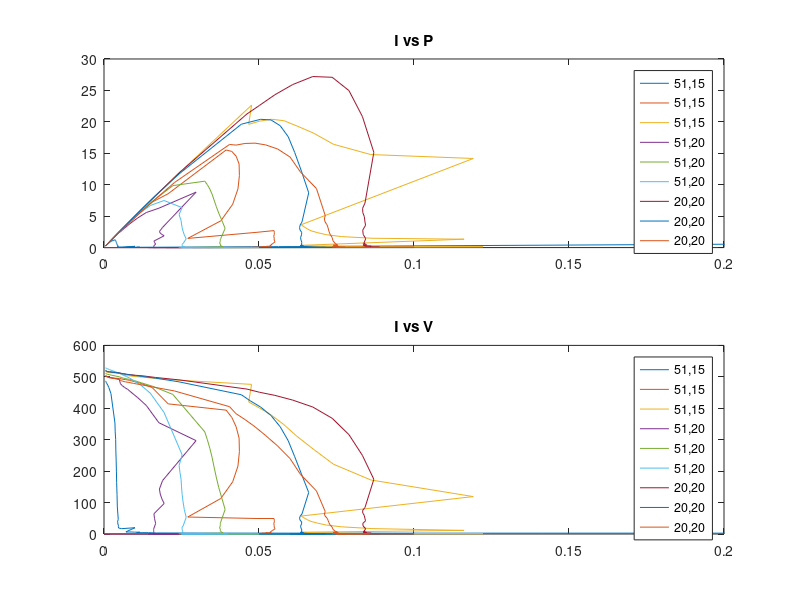

This figure's MATLAB source:
close all
clear

res = [999999 899999 799999 699999 599999 499999 399999 299999 199999 99999 89999 79999 69999 59999 49999 39999 29999 19999 9999 8999 7999 6999 5999 4999 3999 2999 1999 999 899 799 699 599 499 399 299 199 99 89 79 69 59 49 39 29 19 9 8 7 6 5 4 3 2 1 0];

%--------------------------------------------------------------------------
%w 5 measurements, airampo

%stora b?garen
%mV, 999 999 - 0 Ohm
aC1_V = 200;
aC2_V = [600 600 530 530 529 529 529 528 528 527 526 522 521 520 518 517 515 513 509 507 497 486 443 431 418 401 377 343 297 232 160 073 064 057 49.1 40.6 32.5 24.4 16.2 8.0 7.2 6.4 5.6 4.7 3.9 3.0 2.2 1.4 0.6 0.4 0.3 0.3 0.2 0.1 0];

aB1_V = [402 402 396 393 388 385 374 374 363 358 349 336 330 323 316 306 296 287 286 282 283 284 282 192 073 052 026 023 021 19.7 17.0 14.2 8.7 5.8 2.8 2.5 2.2 1.9 1.6 1.3 1.0 0.7 0.4 0.1 0.1 0 0 0 0 0 0 0 0 0 0];
aB2_V = 490;
aB3_V = [566 566 564 563 561 559 557 555 553 550 547 540 539 533 527 522 516 509 498 474 402 374 340 310 276 235 193 149 101 48.5 43.6 38.6 33.5 28.6 23.5 18.9 14.0 9.2 4.5 4.0 3.5 3.1 2.6 2.1 1.6 1.2 0.7 0.3 0.2 0.2 0.1 0.1 0 0 0];

aC2_I = aC2_V./res;
aB1_I = aB1_V./res;
aB3_I = aB3_V./res;

% figure
% plot(aC2_I, aC2_V, aB1_I, aB1_V, aB3_I, aB3_V);
% legend('2C', '1B', '3B')
% title('1st airampo 2C 1B 3B')


%------------------------------------------------------------------------------------------------------
%------------------------------------------------------------------------------------------------------

%w 6 monday

%airampo, mV
aBprim1_V = [538 538 540 539 540 539 539 538 538 536 534 530 529 526 524 521 517 510 496 431 421 406 388 366 325 385 227 157 119 97 82 68 54 41 27 14 13 12 11 9 8 7 6 5 3 2 1 0.9 0.8 0.7 0.6 0.5 0.4 0.2 0];
aBprim1_I = aBprim1_V./res;
aBprim2_V = [612 612 610 609 609 608 607 606 605 604 603 601 600 598 597 595 593 589 583 564 559 552 545 535 521 500 565 389 201 175 155 135 115 105 56 37 19 17 14 12 10.5 8.6 7.0 5.1 4.0 2.0 1.5 1.3 1.1 0.9 0.7 0.6 0.4 0.2 0];
aBprim2_I = aBprim2_V./res;

aCprim1_V = [602 602 602 602 602 601 600 598 594 591 587 585 584 581 576 571 563 545 497 582 466 444 415 392 342 270 189 92.0 80.0 72.0 62.9 53.0 42.8 36.7 25.5 17.7 8.8 7.0 6.8 6.0 5.0 4.3 3.3 2.5 1.7 0.9 0.6 0.6 0.5 0.4 0.3 0.2 0.1 0 0];
aCprim1_I = aCprim1_V./res;
%felk?lla beh?vde s?tta p? silver 2ggr
aCprim2_V = [562 562 445 444 442 429 412 413 400 395 381 377 375 370 372 365 360 354 343 292 278 266 255 237 217 185 141 80 73.6 66.0 58.8 50.3 41.8 33.6 25.6 16.8 8.3 7.5 6.6 5.6 4.8 4.0 3.1 2.4 1.5 0.7 0.6 0.5 0.5 0.4 0.3 0.2 0.1 0 0];
aCprim2_V = aCprim2_V./res;

% figure
% subplot(2, 1, 1)
% plot(aBprim1_I, aBprim1_V, aBprim2_I, aBprim2_V)
% title('2nd airampo 1B 2B')
% xlim([0 0.55])
% legend('1', '2')
% subplot(2, 1, 2)
% plot(aCprim1_I, aCprim1_V, aCprim2_V, aCprim2_V)
% title('2nd airampo 1C 2C')
% xlim([0 0.55])
% legend('1', '2')


% %black maize ------------------------------------------------------------
%1:1
mX1_V = [516 516 511 509 506 504 502 500 496 491 477 467 463 455 447 437 423 401 365 270 204 183 161 142 122 99 77.0 53.8 25.5 22.1 19.2 17.1 13.6 11.4 8.8 6.5 4.3 2.1 1.9 1.6 1.4 1.2 0.9 0.7 0.5 0.3 0.2 0.1 0.1 0 0 0 0 0 0];
mX1_I = mX1_V./res;
mX2_V = [557 557 557 557 556 555 555 554 552 551 550 549 548 546 545 544 541 535 522 517 512 507 500 487 472 439 363 179 160 149 127 108 90.9 72.0 54.1 36.5 18.2 16.2 14.3 12.3 10.5 9.0 7.2 5.3 3.5 1.7 1.4 1.3 1.1 0.9 0.8 0.5 0.2 0.1 0];
mX2_I = mX2_V./res;

%2:1
mY1_V = [525 525 525 525 525 525 525 525 525 522 521 521 521 520 519 518 517 516 511 499 495 491 486 481 474 463 444 412 275 246 218 187 157 124 93 61 31 27 24 20 17.6 14.7 12.0 8.6 5.7 2.7 2.5 2.1 1.8 1.5 1.2 0.9 0.6 0.3 0];
mY1_I = mY1_V./res;
mY2_V = [584 584 584 583 583 583 582 581 581 580 576 575 574 571 571 569 567 562 553 530 520 512 501 488 467 435 280 177 123 113 98.7 85.1 69.4 55.2 41.3 27.0 13.9 12.5 10.7 9.4 7.9 6.6 5.3 3.9 2.6 1.2 1.1 1.0 0.8 0.7 0.6 0.4 0.3 0.2 0];
mY2_I = mY2_V./res;

%4:1
%m?ngden majs f?r andra m?tningen
mZ1_V = [536 536 536 535 535 534 534 533 532 531 530 528 528 527 525 524 522 519 510 506 502 497 492 486 475 460 428 307 277 246 219 186 157 134 94.2 63.5 32.2 28.8 25.3 22.3 19.0 15.7 12.6 9.4 6.1 2.8 2.5 2.3 1.9 1.6 1.3 0.9 0.6 0.2 0];
mZ1_I = mZ1_V./res;
mZ2_V = [530 530 528 529 528 527 526 526 525 524 523 522 521 510 519 517 516 513 504 501 499 496 492 486 478 463 437 336 307 280 247 210 177 142 108 71.4 35.0 31.3 27.6 24.0 21.5 18.6 13.0 10.1 6.6 3.1 2.8 2.5 2.1 1.8 1.4 1.1 0.7 0.4 0];
mZ2_I = mZ2_V./res;

%1:1
%mer majs ?n 2a, 15:15 ist?llet f?r 10:10
mXs1_V = [531 531 531 530 530 530 529 528 527 526 525 523 522 521 519 517 515 514 504 501 497 492 486 479 470 456 422 299 274 241 215 192 160 127 95.2 63.0 31.6 28.2 25.4 21.6 19.1 16.0 12.6 9.3 6.1 2.9 2.5 2.2 1.9 1.6 1.3 1.0 0.7 0.4 0];
mXs1_I = mXs1_V./res;
mXs2_V = [554 554 553 552 552 552 551 550 549 548 546 545 544 543 542 540 538 535 529 513 507 502 494 485 470 450 401 298 174 146 132 114 98 81 67.5 50.5 33.7 17.0 14.6 12.9 11.2 9.7 8.2 6.5 4.7 3.1 1.4 1.3 1.1 0.9 0.8 0.7 0.5 0.3 0];
mXs2_I = mXs2_V./res;

%? = w
%2:1, 15:7,5g
mYs1_V = [520 520 519 520 520 519 519 519 518 517 517 517 516 516 515 514 511 507 494 490 486 481 475 465 450 427 381 249 227 206 180 158 135 111 85.4 58.0 29.0 25.5 22.5 19.6 16.6 13.7 10.9 8.1 5.1 2.5 2.1 1.9 1.6 1.3 1.1 0.8 0.5 0.2 0];
mYs1_I = mYs1_V./res;
%ljus glappar
mYs2_V = [547 547 546 546 544 544 543 542 541 540 538 537 535 534 533 532 530 527 522 506 502 496 491 485 474 456 425 356 186 167 149 130 112 93.6 75.0 55.7 37.1 18.6 16.6 14.7 12.8 11.0 9.1 7.1 5.4 3.5 1.7 1.5 1.3 1.1 0.9 0.6 0.4 0.2 0];
mYs2_I = mYs2_V./res;

% figure
% subplot(5, 1, 1)
% plot(mX1_I, mX1_V, mX2_I, mX2_V)
% title('1st maize X')
% xlim([0 0.35])
% legend('1', '2')
% subplot(5, 1, 2)
% plot(mY1_I, mY1_V, mY2_I, mY2_V)
% title('1st maize Y')
% xlim([0 0.35])
% legend('1', '2')
% subplot(5, 1, 3)
% plot(mZ1_I, mZ1_V, mZ2_I, mZ2_V)
% title('1st maize Z')
% xlim([0 0.35])
% legend('1', '2')
% subplot(5, 1, 4)
% plot(mV1_I, mV1_V, mV2_I, mV2_V)
% title('1st maize V')
% xlim([0 0.35])
% legend('1', '2')
% subplot(5, 1, 5)
% plot(mW1_I, mW1_V, mW2_I, mW2_V)
% title('1st maize W')
% xlim([0 0.35])
% legend('1', '2')


%------------------------------------------------------------------------------------------------------
%------------------------------------------------------------------------------------------------------
%10/02
%3e m?tningen, majs och kanske airampo med polymer sen

%4 majs

%1:1 - en kvar
%m111_V = [366];
%m112_V = [150];
%ngt ?r fel - oklart vad
%m?ste ha f?rsk majs?
%elektrolyten ?r f?r gammal?
m113_V = [561 561 561 560 558 557 556 555 552 549 547 546 545 544 541 539 536 531 517 511 506 499 490 478 459 423 342 175 155 140 120 105 87 68 53 37 18 16 15 12.3 10.5 8.6 6.8 5.3 3.4 1.6 1.4 1.3 1.1 0.9 0.8 0.6 0.4 0.2 0];
m113_I = m113_V./res;

%2:1 - en kvar
%2 m?tna med d?liga utrustningen
m212_V = [550 550 548 547 545 545 544 543 541 549 539 537 536 535 534 533 531 528 521 518 516 512 508 502 494 480 451 348 325 298 265 230 181 142 111 76.2 42.0 37.1 33.3 29.1 25.1 20.7 16.6 12.3 8.1 3.9 3.5 3.1 2.6 2.2 1.8 1.3 0.9 0.5 0];
m212_I = m212_V./res;

%4:1
m411_V = []; %fuckad
m412_V = [615 615 614 614 613 612 611 610 609 607 606 604 603 601 600 597 593 588 570 563 557 549 539 523 498 448 335 166 146 130 113 97.4 81.4 66.5 48.8 32.3 16.2 14.5 12.8 11.2 9.6 8.0 6.3 4.7 3.1 1.5 1.3 1.2 1.0 0.8 0.7 0.6 0.4 0.2 0];
m412_I = m412_V./res;
m413_V = []; %rispad

%5:1
m511_V = [568 568 567 566 565 565 563 561 559 557 553 552 551 548 547 544 541 539 536 530 515 506 500 490 480 463 437 385 293 162 145 128 113 98.7 83.6 67.1 51.3 35.0 18.0 16.2 14.4 12.4 10.6 8.9 7.0 5.2 3.4 1.4 1.3 1.0 0.9 0.7 0.5 0.3 0];
m511_I = m511_V./res;
m512_V = [609 609 608 608 607 606 606 604 603 602 600 599 596 595 592 591 588 583 571 565 561 555 547 537 523 495 423 222 198 175 153 131 109 87.8 66.2 44.0 22.0 19.6 17.4 15.1 13.0 11.1 8.5 6.3 4.1 1.9 1.7 1.5 1.2 1.0 0.8 0.6 0.4 0.2 0];
m512_I = m512_V./res;
m513_V = []; %f?r l?g, 10mV h?gsta med bra m?tutrustning

%10:1
m1011_V = [620 620 620 620 620 619 618 617 616 614 612 611 610 609 607 605 602 597 581 575 570 563 555 543 523 491 412 215 190 170 150 128 106 85.0 63.6 42.1 20.9 18.6 16.6 14.3 12.2 10.1 8.0 6.0 3.9 1.9 1.6 1.4 1.2 1.0 0.8 0.6 0.4 0.2 0];
m1011_I = m1011_V./res;
m1012_V = [578 578 577 576 575 574 573 572 571 570 569 568 567 566 565 564 562 558 545 542 539 535 530 523 515 495 454 287 262 235 206 176 148 119 90.2 60.2 29.6 26.6 23.5 20.6 17.6 14.6 11.6 8.6 5.6 2.6 2.3 2.0 1.7 1.5 1.1 0.9 0.6 0.3 0];
m1012_I = m1012_V./res;
m1013_V = [589 589 589 589 588 588 587 587 586 585 584 582 581 579 578 576 574 572 568 562 545 537 530 521 510 492 460 404 306 165 147 132 117 101 85.0 68.4 51.6 34.9 16.0 14.2 12.3 10.6 8.8 7.0 5.2 3.4 1.6 1.5 1.3 1.1 0.9 0.7 0.5 0.4 0];
m1013_I = m1013_V./res; %hade 52 m?tpukter - la till 2 589 i b?rjan


m113_P = m113_V.*m113_I;
mX1_P = mX1_V.*mX1_I;
mX2_P = mX2_V.*mX2_I;
mXs1_P = mXs1_V.*mXs1_I;
mXs2_P = mXs2_V.*mXs2_I;
m212_P = m212_V.*m212_I;
mY1_P = mY1_V.*mY1_I;
mY2_P = mY2_V.*mY2_I;
mYs1_P = mYs1_V.*mYs1_I;
mYs2_P = mYs2_V.*mYs2_I;
m412_P = m412_V.*m412_I;
mZ1_P = mZ1_V.*mZ1_I;
mZ2_P = mZ2_V.*mZ2_I;
m511_P = m511_V.*m511_I;
m512_P = m512_V.*m512_I;
m1011_P = m1011_V.*m1011_I;
m1012_P = m1012_V.*m1012_I;
m1013_P = m1013_V.*m1013_I;

%27/2 -----------------------------------------------------
%sista omgangen mata majs, bestamma konc
%----------------------------------------------------------

%4.3-5V i grund?
%from 2.59 p?hittat pga m?tfel
m511_15_V = [487 486 485 483 481 478 474 466 447 353 325 301 267 235 200 163 126 86 46 39 36 31 28 23 19 17 20 7.12 6.35 6.43 6.33 5.91 5.76 4.19 4.30 3.37 3.03 2.96 2.89 2.85 2.81 2.76 2.72 2.70 2.69 2.66 2.56 2.0 1.71 1.21 1.0 1.0 0.7 0.3 0];
m511_15_I = m511_15_V./res;
m511_15_P = m511_15_V.*m511_15_I;
m512_15_V = [501 501 501 501 500 500 500 499 496 495 494 492 491 489 485 479 466 414 394 371 341 305 262 216 166 113 54 49.3 49.3 43.9 38.4 32.8 27.4 21.9 16.5 10.8 5.3 4.8 4.2 3.6 3.1 2.5 2.0 1.4 0.9 0.3 0.3 0.2 0.2 0.1 0.1 0 0 0 0];
m512_15_I = m512_15_V./res;
m512_15_P = m512_15_V.*m512_15_I;
m513_15_V = [517 517 516 515 515 514 514 513 513 511 508 506 504 503 501 499 495 489 476 420 401 378 348 311 270 222 172 119 57.2 51.5 45.8 40.0 34.4 28.6 22.9 17.2 11.5 5.7 5.1 4.6 4.0 3.4 2.9 2.3 1.7 1.1 0.6 0.5 0.4 0.3 0.3 0.2 0.1 0.1 0];
m513_15_I = m513_15_V./res;
m513_15_P = m513_15_V.*m513_15_I;
m514_15_V = [];
%m514_15_I = m514_15_V./res;
%m514_15_P = m514_15_V.*m514_15_I;

m511_20_V = [504 504 504 503 502 501 500 499 497 492 478 472 466 460 449 434 409 354 297 170 143 127 112 97.0 64.4 48.9 33.3 16.0 14.4 12.8 11.2 9.6 8.0 6.4 4.8 3.2 1.6 1.4 1.3 1.1 1.0 0.8 0.7 0.5 0.3 0.2 0.2 0.1 0.1 0.1 0.1 0.1 0.1 0 0];
m511_20_I = m511_20_V./res;
m511_20_P = m511_20_V.*m511_20_I;
m512_20_V = [512 511 510 510 509 508 508 507 505 500 498 496 494 492 488 481 470 444 325 300 273 244 213 181 148 114 78.1 37.6 33.7 30 26.2 22.4 18.6 15.0 11.2 7.5 3.8 3.4 3.0 2.6 1.9 1.5 1.1 0.7 0.5 0.4 0.3 0.3 0.3 0.2 0.2 0.1 0.1 0.1 0];
m512_20_I = m512_20_V./res;
m512_20_P = m512_20_V.*m512_20_I;
m513_20_V = [529 528 528 527 526 526 525 523 520 511 508 505 501 496 487 474 448 387 252 218 196 174 150 126 102 77.7 53.0 25.5 22.7 20.1 17.6 15.1 12.6 10.1 7.6 5.0 2.5 2.3 2.0 1.8 1.5 1.3 1.0 0.8 0.5 0.3 0.2 0.2 0.2 0.2 0.1 0.1 0.1 0.1 0];
m513_20_I = m513_20_V./res;
m513_20_P = m513_20_V.*m513_20_I;
m514_20_V = [];
%m514_20_I = m514_20_V./res;
%m514_20_P = m514_20_V.*m514_20_I;
%m515_20_V = [];
%m515_20_I = m515_20_V./res;
%m515_20_P = m515_20_V.*m515_20_I;

m511_25_V = [];
%m511_25_I = m511_25_V./res;
%m511_25_P = m511_25_V.*m511_25_I;
m512_25_V = [];
%m512_25_I = m512_25_V./res;
%m512_25_P = m512_25_V.*m512_25_I;
m513_25_V = [];
%m513_25_I = m513_25_V./res;
%m513_25_P = m513_25_V.*m513_25_I;

m1011_25_V = [];
%m1011_25_I = m1011_25_V./res;
%m1011_25_P = m1011_25_V.*m1011_25_I;
m1012_25_V = [];
%m1012_25_I = m1012_25_V./res;
%m1012_25_P = m1012_25_V.*m1012_25_I;
m1013_25_V = [];
%m1013_25_I = m1013_25_V./res;
%m1013_25_P = m1013_25_V.*m1013_25_I;

m2011_25_V = [520 520 519 518 518 517 517 516 515 512 511 510 508 507 505 503 498 490 461 451 441 426 404 368 316 250 174 84.1 75.0 66.7 58.7 50.4 42.1 33.3 25.0 16.8 8.3 7.5 6.6 5.8 5.0 4.1 3.3 2.5 1.6 0.8 0.7 0.6 0.5 0.5 0.4 0.3 0.2 0.1 0];
m2011_25_I = m2011_25_V./res;
m2011_25_P = m2011_25_V.*m2011_25_I;
m2012_25_V = [520 519 519 519 518 517 516 516 515 512 ...
    510 509 508 506 504 501 496 484 443 ...
    424 404 377 341 297 246 191 132 63.8 ...
    56.9 50.4 44.2 38.2 31.8 25.3 19.0 12.7 6.3 ...
    5.7 5.0 4.4 3.8 3.1 2.5 1.9 1.2 0.6 ...
    0.5 0.5 0.4 0.3 0.3 0.2 0.1 0.1 0];
m2012_25_I = m2012_25_V./res;
m2012_25_P = m2012_25_V.*m2012_25_I;
m2013_25_V = [503 502 502 501 501 500 499 497 496 492 ...
    488 486 484 482 479 475 468 455 405 ...
    383 364 341 313 280 240 190 137 71.3 ...
    63.9 57.0 50.3 43.3 36.2 29.1 22.0 14.7 7.4 ...
    6.7 5.9 5.1 4.4 3.7 2.9 2.2 1.4 0.7 ...
    0.6 0.6 0.5 0.4 0.3 0.3 0.2 0.1 0];
m2013_25_I = m2013_25_V./res;
m2013_25_P = m2013_25_V.*m2013_25_I;


figure
%5:1
subplot(2, 1, 1)
plot(m511_15_I, m511_15_P, m512_15_I, m512_15_P, m513_15_I, m513_15_P, ...
    m511_20_I, m511_20_P, m512_20_I, m512_20_P, m513_20_I, m513_20_P, ...
    m2011_25_I, m2011_25_P, m2012_25_I, m2012_25_P, m2013_25_I, m2013_25_P)
legend('51,15', '51,15', '51,15', '51,20', '51,20', '51,20', '20,20', '20,20', '20,20')
xlim([0 0.2])
title('I vs P')

subplot(2, 1, 2)
plot(m511_15_I, m511_15_V, m512_15_I, m512_15_V, m513_15_I, m513_15_V, ...
    m511_20_I, m511_20_V, m512_20_I, m512_20_V, m513_20_I, m513_20_V, ...
    m2011_25_I, m2011_25_V, m2012_25_I, m2012_25_V, m2013_25_I, m2013_25_V)
xlim([0 0.2])
title('I vs V')
legend('51,15', '51,15', '51,15', '51,20', '51,20', '51,20', '20,20', '20,20', '20,20')

% figure
% subplot(5, 2, 1)
% plot(m113_I, m113_V) %mY1_I, mY1_V, mY2_I, mY2_V, 
% title('1st + 2nd maize 1:1')
% xlim([0 0.55])
% ylim([0 700])
% legend('Y1', 'Y2', '1:1')
% subplot(5, 2, 3)
% plot(m212_I, m212_V)
% title('2nd maize 2:1')
% xlim([0 0.55])
% ylim([0 700])
% %legend('Y1', 'Y2', '1.1')
% subplot(5, 2, 5)
% plot(m412_I, m412_V) %mZ1_I, mZ1_V, mZ2_I, mZ2_V, 
% title('1st + 2nd maize 4:1')
% xlim([0 0.55])
% ylim([0 700])
% legend('1Z', '2Z', '1')
% subplot(5, 2, 7)
% plot(m511_I, m511_V, m512_I, m512_V) %en f?r d?lig
% title('2nd maize 5:1')
% xlim([0 0.55])
% ylim([0 700])
% subplot(5, 2, 9)
% plot(m1011_I, m1011_V, m1012_I, m1012_V, m1013_I, m1013_V)
% title('2nd maize 10:1')
% xlim([0 0.55])
% ylim([0 700])
% subplot(5, 2, 2)
% plot(mX1_I, mX1_V, mX2_I, mX2_V)
% title('1st maize X')
% xlim([0 0.55])
% ylim([0 700])
% legend('1', '2')
% subplot(5, 2, 4)
% plot(mY1_I, mY1_V, mY2_I, mY2_V)
% title('1st maie Y')
% xlim([0 0.55])
% ylim([0 700])
% legend('1', '2')
% subplot(5, 2, 6)
% plot(mZ1_I, mZ1_V, mZ2_I, mZ2_V)
% title('1st maize Z')
% xlim([0 0.55])
% ylim([0 700])
% legend('1', '2')
% subplot(5, 2, 8)
% plot(mV1_I, mV1_V, mV2_I, mV2_V)
% title('1st maize V')
% xlim([0 0.55])
% ylim([0 700])
% legend('1', '2')
% subplot(5, 2, 10)
% plot(mW1_I, mW1_V, mW2_I, mW2_V)
% title('1st maize W')
% xlim([0 0.55])
% ylim([0 700])
% legend('1', '2')

% figure
% subplot(5, 1, 1)
% plot(m113_I, m113_V, mX1_I, mX1_V, mX2_I, mX2_V, mXs1_I, mXs1_V, mXs2_I, mXs2_V)
% title('1st + 2nd maize 1:1')
% xlim([0 0.55])
% ylim([0 700])
% legend('11', 'X1', 'X2', 'Xs1', 'Xs2')
% subplot(5, 1, 2)
% plot(m212_I, m212_V, mY1_I, mY1_V, mY2_I, mY2_V, mYs1_I, mYs1_V, mYs2_I, mYs2_V)
% title('2nd maize 2:1')
% xlim([0 0.55])
% ylim([0 700])
% legend('21', 'Y1', 'Y2', 'Ys1', 'Ys2')
% subplot(5, 1, 3)
% plot(m412_I, m412_V, mZ1_I, mZ1_V, mZ2_I, mZ2_V) 
% title('1st + 2nd maize 4:1')
% xlim([0 0.55])
% ylim([0 700])
% legend('1', '1Z', '2Z')
% subplot(5, 1, 4)
% plot(m511_I, m511_V, m512_I, m512_V) %en f?r d?lig
% title('2nd maize 5:1')
% xlim([0 0.55])
% ylim([0 700])
% subplot(5, 1, 5)
% plot(m1011_I, m1011_V, m1012_I, m1012_V, m1013_I, m1013_V)
% title('2nd maize 10:1')
% xlim([0 0.55])
% ylim([0 700])

%m?tfel p? nr 29 (-30) motsvarar 899 Ohm
%efficiency w/ measurement errors
% figure
% %1:1
% subplot(6, 1, 1)
% plot(m113_I, m113_P, mX1_I, mX1_P, mX2_I, mX2_P, mXs1_I, mXs1_P, mXs2_I, mXs2_P, '-*', [0 200], [89.49 89.49], 'k')
% title('P 1st + 2nd maize 1:1')
% xlim([0 0.55])
% ylim([0 200])
% legend('11', 'X1', 'X2', 'Xs1', 'Xs2', 'Pmax 89.49')
% ylabel('Efficiency P')
% %2:1
% subplot(6, 1, 2)
% plot(m212_I, m212_P, mY1_I, mY1_P,  '-*', mY2_I, mY2_P, mYs1_I, mYs1_P, mYs2_I, mYs2_P, '-*', [0 200], [169.9 169.9], 'k', [0 200], [121.2 121.2], 'k')
% title('P 2nd maize 2:1')
% xlim([0 0.55])
% ylim([0 200])
% legend('21', 'Y1', 'Y2', 'Ys1', 'Ys2', 'Pmax? 169.9', 'Pmax 121.2')
% %4:1
% subplot(6, 1, 3)
% plot(m412_I, m412_P, mZ1_I, mZ1_P, mZ2_I, mZ2_P, [0 200], [113 113], 'k') 
% title('P 1st + 2nd maize 4:1')
% xlim([0 0.55])
% ylim([0 200])
% legend('1', '1Z', '2Z', 'Pmax 113')
% %5:1
% subplot(6, 1, 4)
% plot(m511_I, m511_P, '-*', m512_I, m512_P, m511_15_I, m511_15_P, m512_15_I, m512_15_P, [0 200], [148.4 148.4], 'k', [0 200], [89.51 89.51], 'k') %en f?r d?lig
% title('P 2nd maize 5:1')
% xlim([0 0.55])
% ylim([0 200])
% legend('Pmax? 148.4', 'Pmax 89.51')
% %10:1
% subplot(6, 1, 5)
% plot(m1011_I, m1011_P, m1012_I, m1012_P, m1013_I, m1013_P,  '-*', [0 200], [163.4 163.4], 'k', [0 200], [103.1 103.1], 'k')
% title('P 2nd maize 10:1')
% xlim([0 0.55])
% ylim([0 200])
% legend('Pmax? 163.4', 'Pmax 103.1')
% %20:1
% subplot(6, 1, 6)
% plot(m1011_I, m1011_P, m1012_I, m1012_P, m1013_I, m1013_P,  '-*', [0 200], [163.4 163.4], 'k', [0 200], [103.1 103.1], 'k')
% title('P 2nd maize 10:1')
% xlim([0 0.55])
% ylim([0 200])
% legend('Pmax? 163.4', 'Pmax 103.1')
% 
% %effiency without measurement errors
% figure
% subplot(5, 1, 1)
% plot(m113_I, m113_P, mX1_I, mX1_P, mX2_I, mX2_P, mXs1_I, mXs1_P, [0 200], [89.49 89.49], 'k')
% title('P 1st + 2nd maize 1:1')
% xlim([0 0.55])
% ylim([0 200])
% legend('11', 'X1', 'X2', 'Xs1', 'Pmax 89.49')
% ylabel('Efficiency P')
% subplot(5, 1, 2)
% plot(m212_I, m212_P, mY2_I, mY2_P, mYs1_I, mYs1_P, [0 200], [121.2 121.2], 'k')
% title('P 2nd maize 2:1')
% xlim([0 0.55])
% ylim([0 200])
% legend('21', 'Y2', 'Ys1', 'Pmax 121.2')
% subplot(5, 1, 3)
% plot(m412_I, m412_P, mZ1_I, mZ1_P, mZ2_I, mZ2_P, [0 200], [113 113], 'k') 
% title('P 1st + 2nd maize 4:1')
% xlim([0 0.55])
% ylim([0 200])
% legend('1', '1Z', '2Z', 'Pmax 113')
% subplot(5, 1, 4)
% plot(m512_I, m512_P, [0 200], [89.51 89.51], 'k') %en f?r d?lig
% title('P 2nd maize 5:1')
% xlim([0 0.55])
% ylim([0 200])
% legend('Pmax 89.51')
% subplot(5, 1, 5)
% plot(m1011_I, m1011_P, m1012_I, m1012_P, [0 200], [103.1 103.1], 'k')
% title('P 2nd maize 10:1')
% xlim([0 0.55])
% ylim([0 200])
% legend('Pmax 103.1')


%konc vs Pmax
konc = 1:1:20;
pmax_meas = zeros(1, 20);  %m matfel
pmax_meas(1) = 89.49;
pmax_meas(2) = 121.2;
pmax_meas(4) = 113;
pmax_meas(5) = 148.4;
pmax_meas(10) = 163.4;
pmax = pmax_meas;
pmax(5) = 89.51;
pmax(10) = 103.1;

pmax3 = pmax_meas;

% figure
% plot(konc, pmax_meas, '*-', konc, pmax, '*-');

%airampo omgang 3 ---------------------------------------------------------
%med polymerpapper

a31_V = [480 479 477 476 476 475 474 473 471 467 465 463 461 458 455 449 441 424 374 353 335 317 300 268 228 184 130 65.0 56.8 50.0 43.9 37.4 31.4 25.2 18.9 12.3 6.1 5.4 4.7 3.6 2.5 2.0 1.6 1.2 0.8 0.7 0.7 0.6 0.6 0.1 0.1 0.1 0 0 0];
a31_I = a31_V./res;

% figure
% plot(aBprim1_I, aBprim1_V, aBprim2_I, aBprim2_V, a31_I, a31_V)
% title('2nd airampo Bprim Bpoly')
% xlim([0 0.55])
% legend('1', '2', 'poly')
